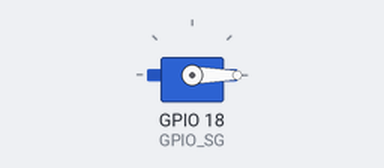
Bench run of a program on a simulated Raspberry Pi (BCM pin numbers). Parts: servo. Servo angles are drawn from the pulse width (0.5 ms = 0°, 2.5 ms = 180°); what the program prints to the terminal is not drawn. At 5.0 s the program stops and its outputs stay as they are.

Above: at 0.1 s.
At 2.6 s:
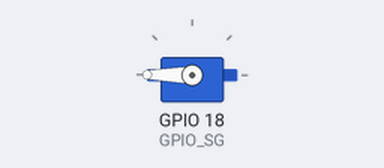
Timing chart, 0 to 4.1 s (numbered marks = the images above):
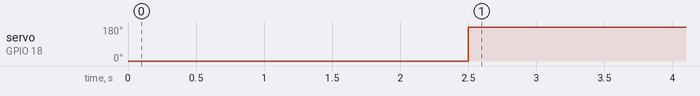

Measured:
- by itself, servo on GPIO 18 (GPIO_SG): 0° → 180° at 2.5 s

The program:

sg90-180.py
```python
#!/usr/bin/env python
# -*- coding: utf-8 -*-
"""
@author:keke
@file: sg90-180.py
@time: 2023/4/20 12:21
@version：Python 3.11.2
@title: sg90 180°舵机
"""
import RPi.GPIO as gpio
import time

GPIO_SG = 18
gpio.setmode(gpio.BCM)
gpio.setup(GPIO_SG, gpio.OUT)
SG90_PWM = gpio.PWM(GPIO_SG, 50)
SG90_PWM.start(0)


def sg90_turn(data):
    if isinstance(data, str):  # 判断数据类型
        if data.upper() == 'STOP':
            SG90_PWM.ChangeDutyCycle(0)  # 更新占空比 （范围：0.0 - 100.0）  表示在一个周期内，工作时间与总时间的比值
        else:
            print('输入有误')
    elif isinstance(data, int) or isinstance(data, float):  # 判断数据类型
        SG90_PWM.ChangeDutyCycle(2.5 + data * 10 / 180)


if __name__ == '__main__':
    sg90_turn(0)
    time.sleep(0.5)
    sg90_turn('stop')
    time.sleep(2)

    sg90_turn(180)
    time.sleep(0.5)
    sg90_turn('stop')
    time.sleep(2)

    SG90_PWM.stop()  # 关闭该引脚的 PWM
    gpio.cleanup()  # 清理 在退出时使用
    print("bye bye")
```
